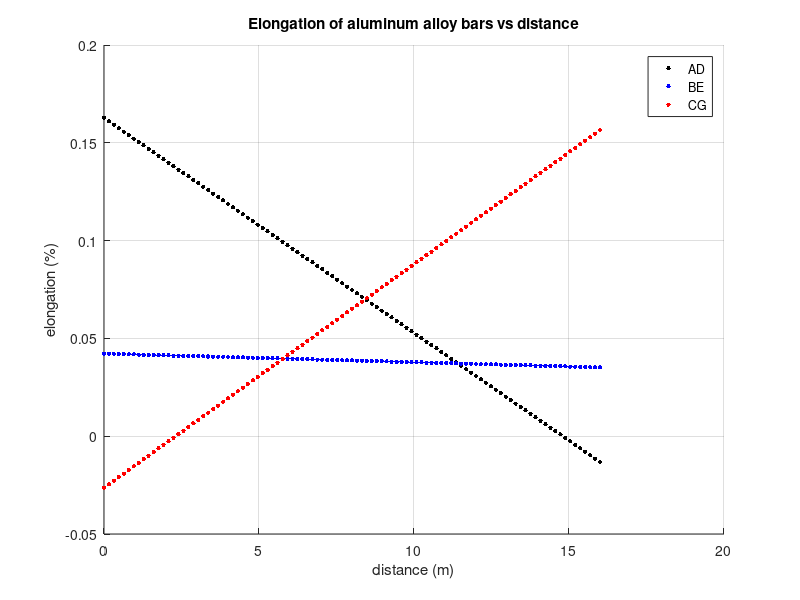

Write the MATLAB code that produced this figure.
%clear the workspace
clear all;
clc;

%assign initial variables
P = 50000;
E = 10^9*[70 204 190];
A = 4*(1/100^2);
d = linspace(0, 16, 101);

%create blank arrays for forces
F_AD = zeros(1, 101);
F_BE = zeros(1, 101);
F_CG = zeros(1, 101);

%populating force arrays for every value of d
for i = 1:101
    forces = [6 -20 5 0; 0 10 16 d(i)*P; 1 1 1 P];
    forces_reduced = rref(forces);
    F_AD(i) = forces_reduced(1, 4);
    F_BE(i) = forces_reduced(2, 4);
    F_CG(i) = forces_reduced(3, 4);
end

%create arrays for percent elongation of each bar
%E(i) has a parameter that can be manually adjusted
L_AD = F_AD/(E(1)*A)*100;
L_BE = F_BE/(E(1)*A)*100;
L_CG = F_CG/(E(1)*A)*100;

%create plot
%title can be changed according to the parameter mentioned above
figure;
hold on;
plot(d, L_AD, 'k.', 'MarkerSize', 10);
plot(d, L_BE, 'b.', 'MarkerSize', 10);
plot(d, L_CG, 'r.', 'MarkerSize', 10);
grid on;
legend('AD', 'BE', 'CG');
title('Elongation of aluminum alloy bars vs distance');
xlabel('distance (m)');
ylabel('elongation (%)');
